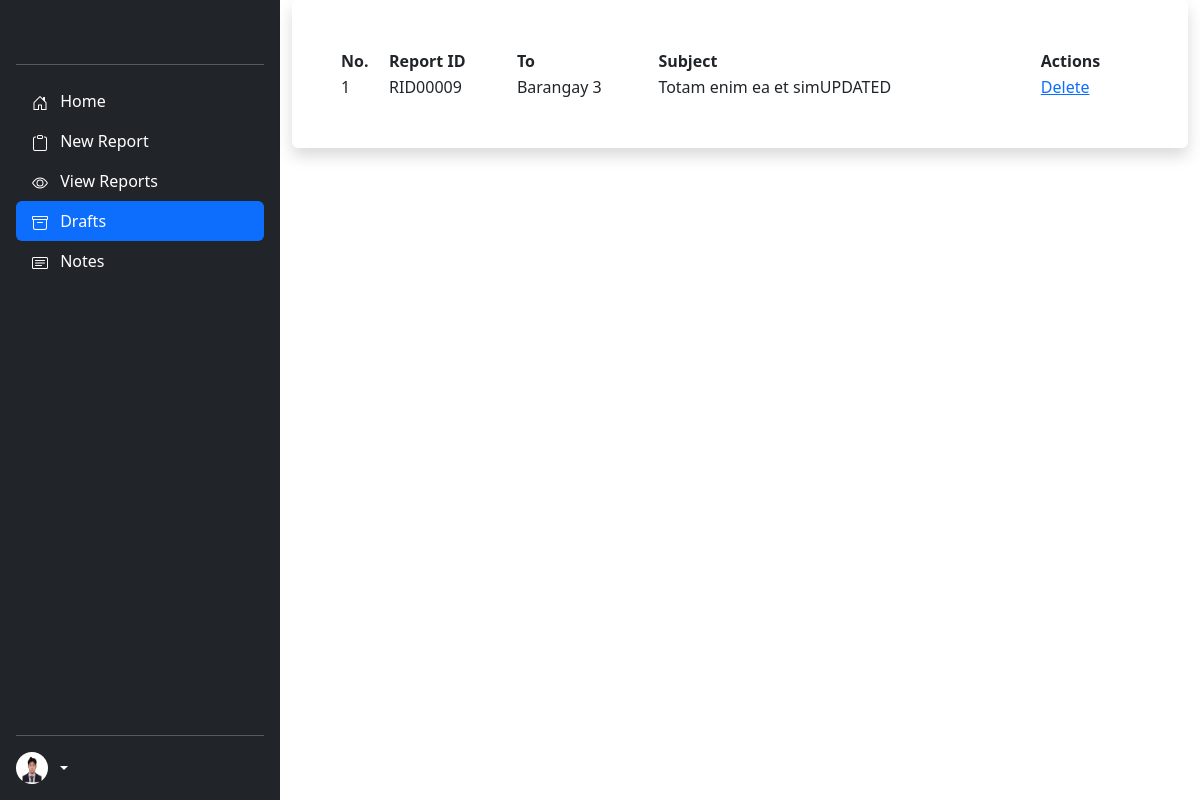
Screenshot of /admin/draft.php (signed in) with the database file from the repository.
### tables this page shows
CREATE TABLE `users` (
  `id` int(11) NOT NULL,
  `user_type` int(50) NOT NULL,
  `user_id` varchar(50) NOT NULL,
  `email` varchar(50) NOT NULL,
  `password` varchar(255) NOT NULL,
  `first_name` varchar(50) NOT NULL,
  `middle_name` varchar(50) NOT NULL,
  `last_name` varchar(50) NOT NULL,
  `date_of_birth` date NOT NULL,
  `address` varchar(255) NOT NULL,
  `barangay` varchar(50) NOT NULL,
  `barangay_id` varchar(50) NOT NULL,
  `dilg_id` varchar(100) NOT NULL,
  `image` blob NOT NULL,
  `date_time_created` datetime NOT NULL,
  `date_time_updated` datetime NOT NULL
);

CREATE TABLE `reports` (
  `id` int(11) NOT NULL,
  `user_id` varchar(50) NOT NULL,
  `report_id` varchar(50) NOT NULL,
  `from_user` varchar(50) NOT NULL,
  `to_user` varchar(50) NOT NULL,
  `subject` varchar(50) NOT NULL,
  `message` longtext NOT NULL,
  `pdf_files` blob NOT NULL,
  `image` varchar(300) NOT NULL,
  `status` int(225) NOT NULL,
  `date_start` date NOT NULL,
  `date_end` date NOT NULL,
  `deadline` int(11) NOT NULL,
  `date_created` date NOT NULL,
  `time_created` time NOT NULL,
  `date_updated` date NOT NULL,
  `time_updated` time NOT NULL
);

### admin/images.php (called while the page is built, shortened)
<?php
include('../connection.php');
$user_id = $_SESSION['user_id'];
$image_data = "SELECT * FROM `users` WHERE user_id = '$user_id'";
$run_image_data = mysqli_query($conn, $image_data);
$images = mysqli_fetch_array($run_image_data);

### admin/draft.php (the view, shortened to what this page needs)
<?php
include('../connection.php');
include('images.php');
$report_link = "add-report.php";
$view_link = "reports.php";
$draft_link = "draft.php";
$note_link = "add-note.php";
?>
<!DOCTYPE html>
<html lang="en">
<head>
  <link href="https://cdn.jsdelivr.net/npm/bootstrap@5.3.0-alpha1/dist/css/bootstrap.min.css" rel="stylesheet">
</head>
<body>
  <main class="d-flex">
    <div class="d-flex flex-column flex-shrink-0 p-3 text-white bg-dark" style="width: 280px; min-height: 100vh;">
      <a href="/" class="d-flex align-items-center mb-3 mb-md-0 me-md-auto text-white text-decoration-none">
        <svg class="bi me-2" width="40" height="32">
          <use xlink:href="#bootstrap"></use>
        </svg>
      </a>
      <hr>
      <ul class="nav nav-pills flex-column mb-auto">
        <li class="nav-item">
          <a href="index.php" class="nav-link text-white">
            Home
          </a>
        </li>
        <li>
          <a href="<?php echo $report_link ?>" class="nav-link text-white">
            New Report
          </a>
        </li>
        <li>
          <a href="<?php echo $view_link ?>" class="nav-link text-white">
            View Reports
          </a>
        </li>
        <li>
          <a href="<?php echo $draft_link ?>" class="nav-link text-white active" aria-current="page">
            Drafts
          </a>
        </li>
        <li>
          <a href="<?php echo $note_link ?>" class="nav-link text-white">
            Notes
          </a>
        </li>
      </ul>
      <hr>
      <div class="dropdown">
        <a href="#" class="d-flex align-items-center text-white text-decoration-none dropdown-toggle" id="dropdownUser1" data-bs-toggle="dropdown" aria-expanded="false">
          <img src="<?php if (empty($images['image'])) {
                      echo "";
                    } else {
                      echo "admins/" . $images['image'];
                    } ?>" alt="" width="32" height="32" class="rounded-circle me-2">
        </a>
      </div>
    </div>
    <div class="container">
      <div class="card shadow p-5" style="border: none;">
        <table id="data">
          <thead>
            <tr>
              <th>No.</th>
              <th>Report ID</th>
              <th>To</th>
              <th>Subject</th>
              <th>Actions</th>
            </tr>
          </thead>
          <tbody>
            <?php
            $sql = "SELECT * FROM reports WHERE status = '2' ORDER BY id ASC  ";
            $run = mysqli_query($conn, $sql);
            if (mysqli_num_rows($run) > 0) {
              $count = 0;
              foreach ($run as $row) {
                $report_id = $row['report_id'];
                $ciphering = "AES-128-CTR";
                $options = 0;
                $encryption_iv = '1234567891011121';
                $encryption_key = "TeamAgnat";
                $encryption = openssl_encrypt(
                  $report_id,
                  $ciphering,
                  $encryption_key,
                  $options,
                  $encryption_iv
                );
                $view_link = "view-reports.php?rid=" . $encryption;
                $delete_link = "delete-reports.php?rid=" . $encryption;
                $count++;
            ?>
                <tr class="clickable-row" data-href="<?php echo $view_link ?>" style="cursor:pointer;">
                  <td><?php echo $count; ?></td>
                  <td><?php echo $row['report_id'] ?></td>
                  <td><?php echo $row['to_user'] ?></td>
                  <td><?php echo $row['subject'] ?></td>
                  <td>
                    <a href="<?php echo $delete_link ?>" onClick="return confirm('Delete This report?')">Delete</a>
                  </td>
                </tr>
            <?php
              }
            }
            ?>
          </tbody>
        </table>
      </div>
    </div>
  </main>
</body>
</html>

### rows the page displays
users: image (picture)
reports: report "RID00009", to_user "Barangay 3", subject "Totam enim ea et simUPDATED"
